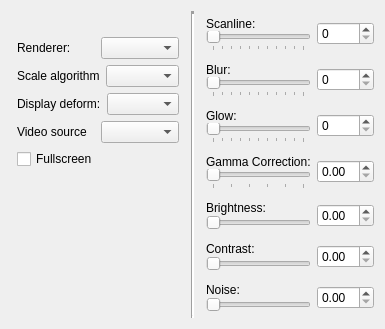
      <widget class="QWidget" name="videoTab" >
       <attribute name="title" >
        <string>Video</string>
       </attribute>
       <layout class="QHBoxLayout" >
        <item>
         <layout class="QVBoxLayout" >
          <item>
           <layout class="QVBoxLayout" >
            <property name="spacing" >
             <number>6</number>
            </property>
            <property name="leftMargin" >
             <number>6</number>
            </property>
            <property name="topMargin" >
             <number>6</number>
            </property>
            <property name="rightMargin" >
             <number>6</number>
            </property>
            <property name="bottomMargin" >
             <number>6</number>
            </property>
            <item>
             <widget class="QLabel" name="label_7" >
              <property name="font" >
               <font>
                <italic>true</italic>
               </font>
              </property>
              <property name="text" >
               <string/>
              </property>
              <property name="wordWrap" >
               <bool>true</bool>
              </property>
             </widget>
            </item>
            <item>
             <layout class="QHBoxLayout" >
              <item>
               <widget class="QLabel" name="label_2" >
                <property name="text" >
                 <string>Renderer: </string>
                </property>
                <property name="alignment" >
                 <set>Qt::AlignLeading|Qt::AlignLeft|Qt::AlignVCenter</set>
                </property>
               </widget>
              </item>
              <item>
               <widget class="QComboBox" name="rendererComboBox" />
              </item>
             </layout>
            </item>
            <item>
             <layout class="QHBoxLayout" >
              <item>
               <widget class="QLabel" name="label_6" >
                <property name="text" >
                 <string>Scale algorithm</string>
                </property>
                <property name="alignment" >
                 <set>Qt::AlignLeading|Qt::AlignLeft|Qt::AlignVCenter</set>
                </property>
               </widget>
              </item>
              <item>
               <widget class="QComboBox" name="scalealgorithmComboBox" />
              </item>
             </layout>
            </item>
            <item>
             <layout class="QHBoxLayout" >
              <item>
               <widget class="QLabel" name="label_4" >
                <property name="text" >
                 <string>Display deform:</string>
                </property>
                <property name="alignment" >
                 <set>Qt::AlignLeading|Qt::AlignLeft|Qt::AlignVCenter</set>
                </property>
               </widget>
              </item>
              <item>
               <widget class="QComboBox" name="displaydeformComboBox" />
              </item>
             </layout>
            </item>
            <item>
             <layout class="QHBoxLayout" >
              <item>
               <widget class="QLabel" name="label_5" >
                <property name="text" >
                 <string>Video source</string>
                </property>
                <property name="alignment" >
                 <set>Qt::AlignLeading|Qt::AlignLeft|Qt::AlignVCenter</set>
                </property>
               </widget>
              </item>
              <item>
               <widget class="QComboBox" name="videosourceComboBox" />
              </item>
             </layout>
            </item>
            <item>
             <layout class="QHBoxLayout" >
              <item>
               <widget class="QCheckBox" name="fullscreen" >
                <property name="text" >
                 <string>Fullscreen</string>
                </property>
               </widget>
              </item>
             </layout>
            </item>
           </layout>
          </item>
          <item>
           <spacer>
            <property name="orientation" >
             <enum>Qt::Vertical</enum>
            </property>
            <property name="sizeHint" >
             <size>
              <width>20</width>
              <height>131</height>
             </size>
            </property>
           </spacer>
          </item>
         </layout>
        </item>
        <item>
         <widget class="Line" name="line" >
          <property name="frameShadow" >
           <enum>QFrame::Sunken</enum>
          </property>
          <property name="lineWidth" >
           <number>3</number>
          </property>
          <property name="orientation" >
           <enum>Qt::Vertical</enum>
          </property>
         </widget>
        </item>
        <item>
         <layout class="QGridLayout" >
          <property name="leftMargin" >
           <number>0</number>
          </property>
          <property name="topMargin" >
           <number>0</number>
          </property>
          <property name="rightMargin" >
           <number>0</number>
          </property>
          <property name="bottomMargin" >
           <number>0</number>
          </property>
          <property name="horizontalSpacing" >
           <number>0</number>
          </property>
          <property name="verticalSpacing" >
           <number>0</number>
          </property>
          <item row="1" column="0" >
           <layout class="QVBoxLayout" >
            <property name="spacing" >
             <number>0</number>
            </property>
            <property name="leftMargin" >
             <number>6</number>
            </property>
            <property name="topMargin" >
             <number>6</number>
            </property>
            <property name="rightMargin" >
             <number>6</number>
            </property>
            <property name="bottomMargin" >
             <number>6</number>
            </property>
            <item>
             <widget class="QLabel" name="blurLabel" >
              <property name="text" >
               <string>Blur:</string>
              </property>
             </widget>
            </item>
            <item>
             <widget class="QSlider" name="blurSlider" >
              <property name="maximum" >
               <number>100</number>
              </property>
              <property name="orientation" >
               <enum>Qt::Horizontal</enum>
              </property>
              <property name="tickPosition" >
               <enum>QSlider::TicksBelow</enum>
              </property>
              <property name="tickInterval" >
               <number>10</number>
              </property>
             </widget>
            </item>
           </layout>
          </item>
          <item row="1" column="1" >
           <widget class="QSpinBox" name="blurSpinBox" >
            <property name="maximum" >
             <number>100</number>
            </property>
            <property name="singleStep" >
             <number>5</number>
            </property>
           </widget>
          </item>
          <item row="3" column="0" >
           <layout class="QVBoxLayout" >
            <property name="spacing" >
             <number>0</number>
            </property>
            <property name="leftMargin" >
             <number>6</number>
            </property>
            <property name="topMargin" >
             <number>6</number>
            </property>
            <property name="rightMargin" >
             <number>6</number>
            </property>
            <property name="bottomMargin" >
             <number>6</number>
            </property>
            <item>
             <widget class="QLabel" name="gammaLabel" >
              <property name="text" >
               <string>Gamma Correction:</string>
              </property>
             </widget>
            </item>
            <item>
             <widget class="QSlider" name="gammaSlider" >
              <property name="maximum" >
               <number>5</number>
              </property>
              <property name="singleStep" >
               <number>1</number>
              </property>
              <property name="orientation" >
               <enum>Qt::Horizontal</enum>
              </property>
              <property name="tickPosition" >
               <enum>QSlider::TicksBelow</enum>
              </property>
              <property name="tickInterval" >
               <number>1</number>
              </property>
             </widget>
            </item>
           </layout>
          </item>
          <item row="2" column="1" >
           <widget class="QSpinBox" name="glowSpinBox" >
            <property name="maximum" >
             <number>100</number>
            </property>
            <property name="singleStep" >
             <number>5</number>
            </property>
           </widget>
          </item>
          <item row="5" column="0" >
           <layout class="QVBoxLayout" >
            <property name="spacing" >
             <number>0</number>
            </property>
            <property name="leftMargin" >
             <number>6</number>
            </property>
            <property name="topMargin" >
             <number>6</number>
            </property>
            <property name="rightMargin" >
             <number>6</number>
            </property>
            <property name="bottomMargin" >
             <number>6</number>
            </property>
            <item>
             <widget class="QLabel" name="contrastLabel" >
              <property name="text" >
               <string>Contrast:</string>
              </property>
             </widget>
            </item>
            <item>
             <widget class="QSlider" name="contrastSlider" >
              <property name="orientation" >
               <enum>Qt::Horizontal</enum>
              </property>
             </widget>
            </item>
           </layout>
          </item>
          <item row="2" column="0" >
           <layout class="QVBoxLayout" >
            <property name="spacing" >
             <number>0</number>
            </property>
            <property name="leftMargin" >
             <number>6</number>
            </property>
            <property name="topMargin" >
             <number>6</number>
            </property>
            <property name="rightMargin" >
             <number>6</number>
            </property>
            <property name="bottomMargin" >
             <number>6</number>
            </property>
            <item>
             <widget class="QLabel" name="glowLabel" >
              <property name="text" >
               <string>Glow:</string>
              </property>
             </widget>
            </item>
            <item>
             <widget class="QSlider" name="glowSlider" >
              <property name="maximum" >
               <number>100</number>
              </property>
              <property name="orientation" >
               <enum>Qt::Horizontal</enum>
              </property>
              <property name="tickPosition" >
               <enum>QSlider::TicksBelow</enum>
              </property>
              <property name="tickInterval" >
               <number>10</number>
              </property>
             </widget>
            </item>
           </layout>
          </item>
          <item row="6" column="1" >
           <widget class="QDoubleSpinBox" name="noiseSpinBox" />
          </item>
          <item row="4" column="0" >
           <layout class="QVBoxLayout" >
            <property name="spacing" >
             <number>0</number>
            </property>
            <property name="leftMargin" >
             <number>6</number>
            </property>
            <property name="topMargin" >
             <number>6</number>
            </property>
            <property name="rightMargin" >
             <number>6</number>
            </property>
            <property name="bottomMargin" >
             <number>6</number>
            </property>
            <item>
             <widget class="QLabel" name="brightnessLabel" >
              <property name="text" >
               <string>Brightness:</string>
              </property>
             </widget>
            </item>
            <item>
             <widget class="QSlider" name="brightnessSlider" >
              <property name="orientation" >
               <enum>Qt::Horizontal</enum>
              </property>
             </widget>
            </item>
           </layout>
          </item>
          <item row="3" column="1" >
           <widget class="QDoubleSpinBox" name="gammaSpinBox" >
            <property name="minimum" >
             <double>0.000000000000000</double>
            </property>
            <property name="maximum" >
             <double>5.000000000000000</double>
            </property>
           </widget>
          </item>
          <item row="6" column="0" >
           <layout class="QVBoxLayout" >
            <property name="spacing" >
             <number>0</number>
            </property>
            <property name="leftMargin" >
             <number>6</number>
            </property>
            <property name="topMargin" >
             <number>6</number>
            </property>
            <property name="rightMargin" >
             <number>6</number>
            </property>
            <property name="bottomMargin" >
             <number>6</number>
            </property>
            <item>
             <widget class="QLabel" name="noiseLabel" >
              <property name="text" >
               <string>Noise:</string>
              </property>
             </widget>
            </item>
            <item>
             <widget class="QSlider" name="noiseSlider" >
              <property name="orientation" >
               <enum>Qt::Horizontal</enum>
              </property>
             </widget>
            </item>
           </layout>
          </item>
          <item row="0" column="0" >
           <layout class="QVBoxLayout" >
            <property name="spacing" >
             <number>0</number>
            </property>
            <property name="leftMargin" >
             <number>6</number>
            </property>
            <property name="topMargin" >
             <number>6</number>
            </property>
            <property name="rightMargin" >
             <number>6</number>
            </property>
            <property name="bottomMargin" >
             <number>6</number>
            </property>
            <item>
             <widget class="QLabel" name="scanlineLabel" >
              <property name="text" >
               <string>Scanline:</string>
              </property>
             </widget>
            </item>
            <item>
             <widget class="QSlider" name="scanlineSlider" >
              <property name="maximum" >
               <number>100</number>
              </property>
              <property name="orientation" >
               <enum>Qt::Horizontal</enum>
              </property>
              <property name="tickPosition" >
               <enum>QSlider::TicksBelow</enum>
              </property>
              <property name="tickInterval" >
               <number>10</number>
              </property>
             </widget>
            </item>
           </layout>
          </item>
          <item row="4" column="1" >
           <widget class="QDoubleSpinBox" name="brightnessSpinBox" />
          </item>
          <item row="5" column="1" >
           <widget class="QDoubleSpinBox" name="contrastSpinBox" />
          </item>
          <item row="0" column="1" >
           <widget class="QSpinBox" name="scanlineSpinBox" >
            <property name="maximum" >
             <number>100</number>
            </property>
            <property name="singleStep" >
             <number>5</number>
            </property>
            <property name="value" >
             <number>0</number>
            </property>
           </widget>
          </item>
         </layout>
        </item>
       </layout>
      </widget>
